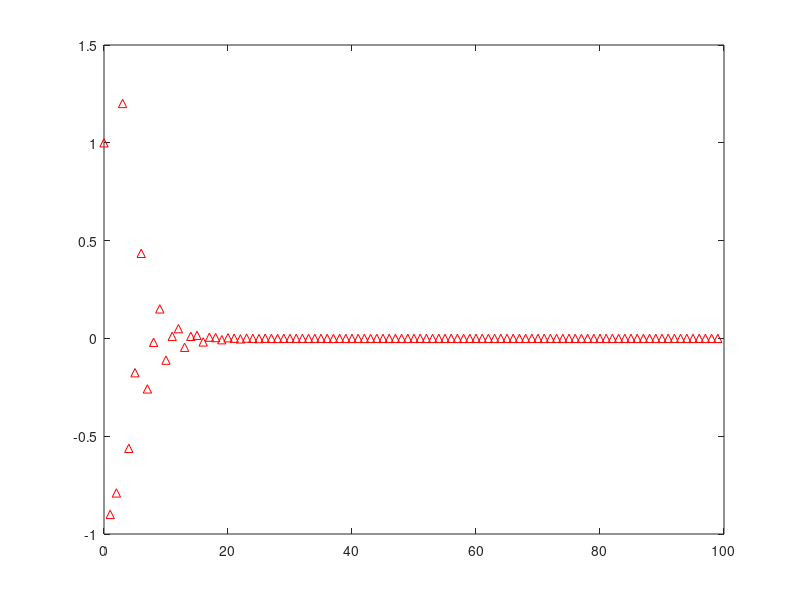

Write the MATLAB code that produced this figure.




clc, close all;

coeff_num = [1 0 -1];

coeff_deno = [1 0.9 0.6 0.05];

% drawing the zero-pole diagram in the z-plane

zplane(coeff_num,coeff_deno)

% Plotting h[n] numerically using impz

number_samples = 100;

impz(coeff_num,coeff_deno,number_samples)
